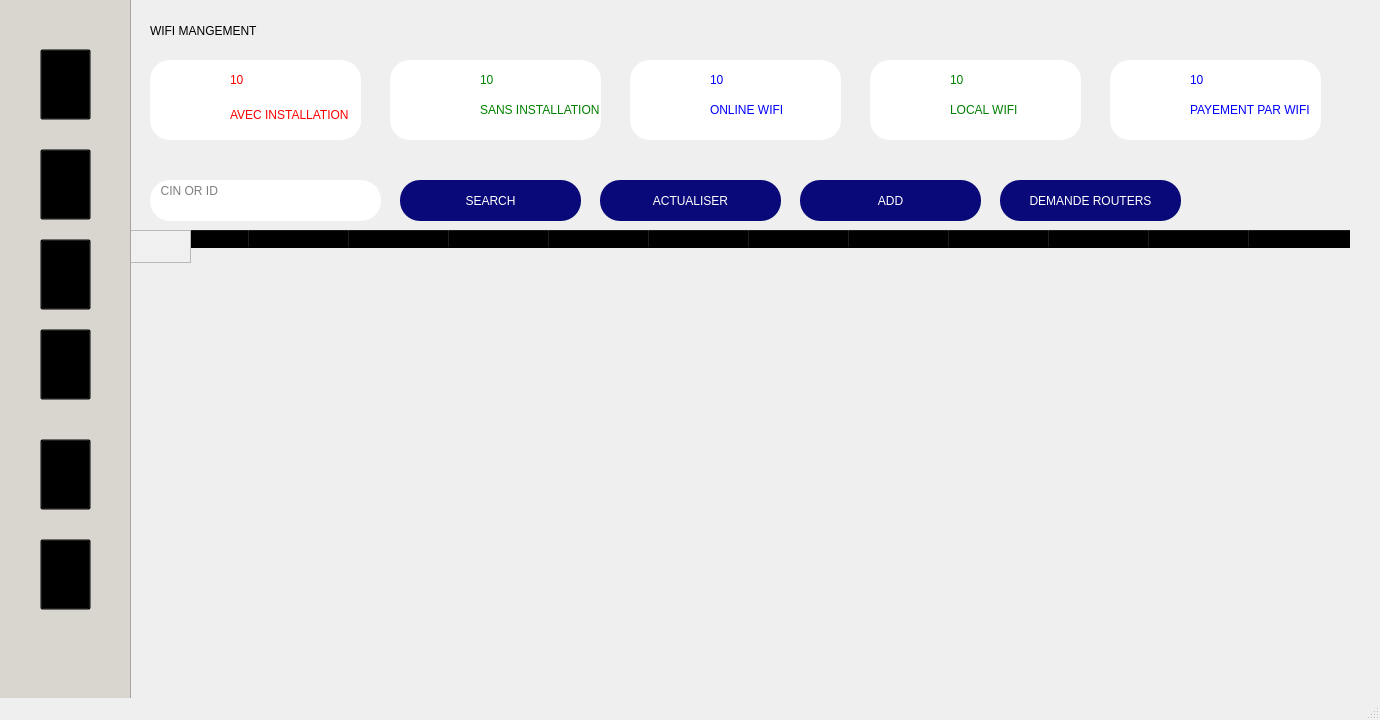
<?xml version="1.0" encoding="UTF-8"?>
<ui version="4.0">
 <class>MainWindow</class>
 <widget class="QMainWindow" name="MainWindow">
  <property name="geometry">
   <rect>
    <x>0</x>
    <y>0</y>
    <width>1380</width>
    <height>720</height>
   </rect>
  </property>
  <property name="minimumSize">
   <size>
    <width>1380</width>
    <height>720</height>
   </size>
  </property>
  <property name="maximumSize">
   <size>
    <width>1380</width>
    <height>720</height>
   </size>
  </property>
  <property name="windowTitle">
   <string>login</string>
  </property>
  <property name="styleSheet">
   <string notr="true"/>
  </property>
  <widget class="QWidget" name="centralwidget">
   <widget class="QTableWidget" name="tableWidget">
    <property name="geometry">
     <rect>
      <x>150</x>
      <y>230</y>
      <width>1231</width>
      <height>451</height>
     </rect>
    </property>
    <property name="styleSheet">
     <string notr="true">background:transparent;
border:none;
font: 75 12pt  &quot;Josefin Sans SemiBold&quot;;</string>
    </property>
    <property name="horizontalScrollBarPolicy">
     <enum>Qt::ScrollBarAlwaysOff</enum>
    </property>
    <column>
     <property name="text">
      <string>id</string>
     </property>
    </column>
    <column>
     <property name="text">
      <string>type</string>
     </property>
    </column>
    <column>
     <property name="text">
      <string>speed</string>
     </property>
    </column>
    <column>
     <property name="text">
      <string>installation</string>
     </property>
    </column>
    <column>
     <property name="text">
      <string>price</string>
     </property>
    </column>
    <column>
     <property name="text">
      <string>frais</string>
     </property>
    </column>
    <column>
     <property name="text">
      <string>cin</string>
     </property>
    </column>
    <column>
     <property name="text">
      <string>nom </string>
     </property>
    </column>
    <column>
     <property name="text">
      <string>prenom</string>
     </property>
    </column>
    <column>
     <property name="text">
      <string>adresse</string>
     </property>
    </column>
    <column>
     <property name="text">
      <string>abonnemt</string>
     </property>
    </column>
    <column>
     <property name="text">
      <string>email</string>
     </property>
    </column>
   </widget>
   <widget class="QPlainTextEdit" name="plainTextEdit">
    <property name="geometry">
     <rect>
      <x>150</x>
      <y>180</y>
      <width>231</width>
      <height>41</height>
     </rect>
    </property>
    <property name="styleSheet">
     <string notr="true">background:white;
color:black;
border-radius: 20px;
font: 63 12pt &quot;Josefin Sans SemiBold&quot;;</string>
    </property>
    <property name="placeholderText">
     <string>  CIN OR ID</string>
    </property>
   </widget>
   <widget class="QPushButton" name="pushButton_12">
    <property name="geometry">
     <rect>
      <x>400</x>
      <y>180</y>
      <width>181</width>
      <height>41</height>
     </rect>
    </property>
    <property name="cursor">
     <cursorShape>PointingHandCursor</cursorShape>
    </property>
    <property name="styleSheet">
     <string notr="true">background:#090979;
font: 75 12pt  &quot;Josefin Sans SemiBold&quot;;
color:white;
border-radius: 20px;</string>
    </property>
    <property name="text">
     <string>SEARCH</string>
    </property>
   </widget>
   <widget class="QPushButton" name="pushButton_13">
    <property name="geometry">
     <rect>
      <x>600</x>
      <y>180</y>
      <width>181</width>
      <height>41</height>
     </rect>
    </property>
    <property name="cursor">
     <cursorShape>PointingHandCursor</cursorShape>
    </property>
    <property name="styleSheet">
     <string notr="true">background:#090979;
font: 75 12pt  &quot;Josefin Sans SemiBold&quot;;
color:white;
border-radius: 20px;</string>
    </property>
    <property name="text">
     <string>ACTUALISER</string>
    </property>
   </widget>
   <widget class="QPushButton" name="pushButton_14">
    <property name="geometry">
     <rect>
      <x>800</x>
      <y>180</y>
      <width>181</width>
      <height>41</height>
     </rect>
    </property>
    <property name="cursor">
     <cursorShape>PointingHandCursor</cursorShape>
    </property>
    <property name="styleSheet">
     <string notr="true">background:#090979;
font: 75 12pt  &quot;Josefin Sans SemiBold&quot;;
color:white;
border-radius: 20px;</string>
    </property>
    <property name="text">
     <string>ADD</string>
    </property>
   </widget>
   <widget class="QPushButton" name="pushButton_15">
    <property name="geometry">
     <rect>
      <x>1000</x>
      <y>180</y>
      <width>181</width>
      <height>41</height>
     </rect>
    </property>
    <property name="cursor">
     <cursorShape>PointingHandCursor</cursorShape>
    </property>
    <property name="styleSheet">
     <string notr="true">background:#090979;
font: 75 12pt  &quot;Josefin Sans SemiBold&quot;;
color:white;
border-radius: 20px;</string>
    </property>
    <property name="text">
     <string>DEMANDE ROUTERS</string>
    </property>
   </widget>
   <widget class="QFrame" name="frame_11">
    <property name="geometry">
     <rect>
      <x>390</x>
      <y>60</y>
      <width>211</width>
      <height>80</height>
     </rect>
    </property>
    <property name="styleSheet">
     <string notr="true">border-radius: 20px;
background: white;
box-shadow:  20px 20px 39px #bebebe,
             -20px -20px 39px #ffffff;</string>
    </property>
    <property name="frameShape">
     <enum>QFrame::StyledPanel</enum>
    </property>
    <property name="frameShadow">
     <enum>QFrame::Raised</enum>
    </property>
    <widget class="QLabel" name="label_21">
     <property name="geometry">
      <rect>
       <x>90</x>
       <y>40</y>
       <width>171</width>
       <height>20</height>
      </rect>
     </property>
     <property name="styleSheet">
      <string notr="true">font: 75 8pt &quot;Josefin Sans SemiBold&quot;;
color:green</string>
     </property>
     <property name="text">
      <string>SANS INSTALLATION</string>
     </property>
    </widget>
    <widget class="QLabel" name="label_31">
     <property name="geometry">
      <rect>
       <x>90</x>
       <y>10</y>
       <width>91</width>
       <height>20</height>
      </rect>
     </property>
     <property name="styleSheet">
      <string notr="true">font: 75 8pt &quot;Josefin Sans SemiBold&quot;;
color:green
</string>
     </property>
     <property name="text">
      <string>10</string>
     </property>
    </widget>
    <widget class="QLabel" name="label_19">
     <property name="geometry">
      <rect>
       <x>20</x>
       <y>0</y>
       <width>61</width>
       <height>81</height>
      </rect>
     </property>
     <property name="styleSheet">
      <string notr="true">image: url(:/newPrefix/375915-200.png);</string>
     </property>
     <property name="text">
      <string/>
     </property>
    </widget>
   </widget>
   <widget class="QFrame" name="frame_12">
    <property name="geometry">
     <rect>
      <x>630</x>
      <y>60</y>
      <width>211</width>
      <height>80</height>
     </rect>
    </property>
    <property name="styleSheet">
     <string notr="true">border-radius: 20px;
background: white;
box-shadow:  20px 20px 39px #bebebe,
             -20px -20px 39px #ffffff;</string>
    </property>
    <property name="frameShape">
     <enum>QFrame::StyledPanel</enum>
    </property>
    <property name="frameShadow">
     <enum>QFrame::Raised</enum>
    </property>
    <widget class="QLabel" name="label_34">
     <property name="geometry">
      <rect>
       <x>80</x>
       <y>10</y>
       <width>91</width>
       <height>20</height>
      </rect>
     </property>
     <property name="styleSheet">
      <string notr="true">font: 75 8pt &quot;Josefin Sans SemiBold&quot;;
color:BLUE</string>
     </property>
     <property name="text">
      <string>10</string>
     </property>
    </widget>
    <widget class="QPushButton" name="pushButton_16">
     <property name="geometry">
      <rect>
       <x>20</x>
       <y>0</y>
       <width>51</width>
       <height>71</height>
      </rect>
     </property>
     <property name="cursor">
      <cursorShape>PointingHandCursor</cursorShape>
     </property>
     <property name="styleSheet">
      <string notr="true">image: url(:/newPrefix/pc.png);
background:transparent</string>
     </property>
     <property name="text">
      <string/>
     </property>
    </widget>
    <widget class="QLabel" name="label_41">
     <property name="geometry">
      <rect>
       <x>80</x>
       <y>40</y>
       <width>171</width>
       <height>20</height>
      </rect>
     </property>
     <property name="styleSheet">
      <string notr="true">font: 75 8pt &quot;Josefin Sans SemiBold&quot;;
color:blue
</string>
     </property>
     <property name="text">
      <string>ONLINE WIFI</string>
     </property>
    </widget>
   </widget>
   <widget class="QFrame" name="frame_3">
    <property name="geometry">
     <rect>
      <x>150</x>
      <y>60</y>
      <width>211</width>
      <height>80</height>
     </rect>
    </property>
    <property name="styleSheet">
     <string notr="true">border-radius: 20px;
background: white;
box-shadow:  20px 20px 39px #bebebe,
             -20px -20px 39px #ffffff;</string>
    </property>
    <property name="frameShape">
     <enum>QFrame::StyledPanel</enum>
    </property>
    <property name="frameShadow">
     <enum>QFrame::Raised</enum>
    </property>
    <widget class="QLabel" name="label_27">
     <property name="geometry">
      <rect>
       <x>10</x>
       <y>0</y>
       <width>61</width>
       <height>81</height>
      </rect>
     </property>
     <property name="styleSheet">
      <string notr="true">image: url(:/newPrefix/7108699.png);</string>
     </property>
     <property name="text">
      <string/>
     </property>
    </widget>
    <widget class="QLabel" name="label_29">
     <property name="geometry">
      <rect>
       <x>80</x>
       <y>10</y>
       <width>91</width>
       <height>20</height>
      </rect>
     </property>
     <property name="styleSheet">
      <string notr="true">font: 75 8pt &quot;Josefin Sans SemiBold&quot;;
color:red
</string>
     </property>
     <property name="text">
      <string>10</string>
     </property>
    </widget>
    <widget class="QLabel" name="label_40">
     <property name="geometry">
      <rect>
       <x>80</x>
       <y>45</y>
       <width>171</width>
       <height>20</height>
      </rect>
     </property>
     <property name="styleSheet">
      <string notr="true">font: 75 8pt &quot;Josefin Sans SemiBold&quot;;
color:red
</string>
     </property>
     <property name="text">
      <string>AVEC INSTALLATION</string>
     </property>
    </widget>
   </widget>
   <widget class="QFrame" name="frame_14">
    <property name="geometry">
     <rect>
      <x>1110</x>
      <y>60</y>
      <width>211</width>
      <height>80</height>
     </rect>
    </property>
    <property name="styleSheet">
     <string notr="true">border-radius: 20px;
background: white;
box-shadow:  20px 20px 39px #bebebe,
             -20px -20px 39px #ffffff;</string>
    </property>
    <property name="frameShape">
     <enum>QFrame::StyledPanel</enum>
    </property>
    <property name="frameShadow">
     <enum>QFrame::Raised</enum>
    </property>
    <widget class="QPushButton" name="pushButton_17">
     <property name="geometry">
      <rect>
       <x>10</x>
       <y>10</y>
       <width>61</width>
       <height>61</height>
      </rect>
     </property>
     <property name="cursor">
      <cursorShape>ArrowCursor</cursorShape>
     </property>
     <property name="styleSheet">
      <string notr="true">background:transparent</string>
     </property>
     <property name="text">
      <string/>
     </property>
    </widget>
    <widget class="QLabel" name="label_13">
     <property name="geometry">
      <rect>
       <x>80</x>
       <y>10</y>
       <width>91</width>
       <height>20</height>
      </rect>
     </property>
     <property name="styleSheet">
      <string notr="true">font: 75 8pt &quot;Josefin Sans SemiBold&quot;;
color:blue</string>
     </property>
     <property name="text">
      <string>10</string>
     </property>
    </widget>
    <widget class="QLabel" name="label_17">
     <property name="geometry">
      <rect>
       <x>80</x>
       <y>40</y>
       <width>171</width>
       <height>20</height>
      </rect>
     </property>
     <property name="styleSheet">
      <string notr="true">font: 75 8pt &quot;Josefin Sans SemiBold&quot;;
color:blue</string>
     </property>
     <property name="text">
      <string>PAYEMENT PAR WIFI</string>
     </property>
    </widget>
    <widget class="QLabel" name="label_16">
     <property name="geometry">
      <rect>
       <x>10</x>
       <y>0</y>
       <width>61</width>
       <height>81</height>
      </rect>
     </property>
     <property name="styleSheet">
      <string notr="true">image: url(:/newPrefix/salary.png);</string>
     </property>
     <property name="text">
      <string/>
     </property>
    </widget>
   </widget>
   <widget class="QFrame" name="frame_13">
    <property name="geometry">
     <rect>
      <x>870</x>
      <y>60</y>
      <width>211</width>
      <height>80</height>
     </rect>
    </property>
    <property name="styleSheet">
     <string notr="true">border-radius: 20px;
background: white;
box-shadow:  20px 20px 39px #bebebe,
             -20px -20px 39px #ffffff;</string>
    </property>
    <property name="frameShape">
     <enum>QFrame::StyledPanel</enum>
    </property>
    <property name="frameShadow">
     <enum>QFrame::Raised</enum>
    </property>
    <widget class="QPushButton" name="pushButton_18">
     <property name="geometry">
      <rect>
       <x>20</x>
       <y>0</y>
       <width>51</width>
       <height>71</height>
      </rect>
     </property>
     <property name="cursor">
      <cursorShape>PointingHandCursor</cursorShape>
     </property>
     <property name="styleSheet">
      <string notr="true">image: url(:/newPrefix/store.png);
background:transparent</string>
     </property>
     <property name="text">
      <string/>
     </property>
    </widget>
    <widget class="QLabel" name="label_20">
     <property name="geometry">
      <rect>
       <x>80</x>
       <y>40</y>
       <width>101</width>
       <height>20</height>
      </rect>
     </property>
     <property name="styleSheet">
      <string notr="true">font: 75 8pt &quot;Josefin Sans SemiBold&quot;;
color:green</string>
     </property>
     <property name="text">
      <string>LOCAL WIFI</string>
     </property>
    </widget>
    <widget class="QLabel" name="label_33">
     <property name="geometry">
      <rect>
       <x>80</x>
       <y>10</y>
       <width>91</width>
       <height>20</height>
      </rect>
     </property>
     <property name="styleSheet">
      <string notr="true">font: 75 8pt &quot;Josefin Sans SemiBold&quot;;
color:green
</string>
     </property>
     <property name="text">
      <string>10</string>
     </property>
    </widget>
   </widget>
   <widget class="QFrame" name="frame_4">
    <property name="geometry">
     <rect>
      <x>130</x>
      <y>230</y>
      <width>61</width>
      <height>33</height>
     </rect>
    </property>
    <property name="styleSheet">
     <string notr="true">background-color: rgb(240, 240, 240);</string>
    </property>
    <property name="frameShape">
     <enum>QFrame::StyledPanel</enum>
    </property>
    <property name="frameShadow">
     <enum>QFrame::Raised</enum>
    </property>
   </widget>
   <widget class="QLabel" name="label_5">
    <property name="geometry">
     <rect>
      <x>150</x>
      <y>0</y>
      <width>441</width>
      <height>61</height>
     </rect>
    </property>
    <property name="styleSheet">
     <string notr="true">font: 63 20pt &quot;Josefin Sans SemiBold&quot;;
color:black;
border:none;
</string>
    </property>
    <property name="text">
     <string>WIFI MANGEMENT</string>
    </property>
   </widget>
   <widget class="QFrame" name="frame_19">
    <property name="geometry">
     <rect>
      <x>-50</x>
      <y>-1</y>
      <width>181</width>
      <height>801</height>
     </rect>
    </property>
    <property name="styleSheet">
     <string notr="true">background-color:rgb(217, 214, 207)</string>
    </property>
    <property name="frameShape">
     <enum>QFrame::StyledPanel</enum>
    </property>
    <property name="frameShadow">
     <enum>QFrame::Raised</enum>
    </property>
    <widget class="QPushButton" name="pushButton_6">
     <property name="geometry">
      <rect>
       <x>90</x>
       <y>540</y>
       <width>51</width>
       <height>71</height>
      </rect>
     </property>
     <property name="cursor">
      <cursorShape>PointingHandCursor</cursorShape>
     </property>
     <property name="styleSheet">
      <string notr="true">image: url(:/newPrefix/56805.png);
background:transparent</string>
     </property>
     <property name="text">
      <string/>
     </property>
    </widget>
    <widget class="QPushButton" name="pushButton">
     <property name="geometry">
      <rect>
       <x>90</x>
       <y>50</y>
       <width>51</width>
       <height>71</height>
      </rect>
     </property>
     <property name="cursor">
      <cursorShape>PointingHandCursor</cursorShape>
     </property>
     <property name="styleSheet">
      <string notr="true">
image: url(:/newPrefix/0b92c1ba5ae239c314ba2ec1dab936ec.png);
background:transparent</string>
     </property>
     <property name="text">
      <string/>
     </property>
    </widget>
    <widget class="QPushButton" name="pushButton_5">
     <property name="geometry">
      <rect>
       <x>90</x>
       <y>440</y>
       <width>51</width>
       <height>71</height>
      </rect>
     </property>
     <property name="cursor">
      <cursorShape>PointingHandCursor</cursorShape>
     </property>
     <property name="styleSheet">
      <string notr="true">image: url(:/newPrefix/rapport.png);
background:transparent</string>
     </property>
     <property name="text">
      <string/>
     </property>
    </widget>
    <widget class="QPushButton" name="pushButton_3">
     <property name="geometry">
      <rect>
       <x>90</x>
       <y>240</y>
       <width>51</width>
       <height>71</height>
      </rect>
     </property>
     <property name="cursor">
      <cursorShape>PointingHandCursor</cursorShape>
     </property>
     <property name="styleSheet">
      <string notr="true">image: url(:/newPrefix/5602f7afac47bbda37db1e1dd9de469f.png);
background:transparent</string>
     </property>
     <property name="text">
      <string/>
     </property>
    </widget>
    <widget class="QPushButton" name="pushButton_4">
     <property name="geometry">
      <rect>
       <x>90</x>
       <y>330</y>
       <width>51</width>
       <height>71</height>
      </rect>
     </property>
     <property name="cursor">
      <cursorShape>PointingHandCursor</cursorShape>
     </property>
     <property name="styleSheet">
      <string notr="true">image: url(:/newPrefix/logo-wifi-png-for-download--7.png);
background:transparent</string>
     </property>
     <property name="text">
      <string/>
     </property>
    </widget>
    <widget class="QPushButton" name="pushButton_2">
     <property name="geometry">
      <rect>
       <x>90</x>
       <y>150</y>
       <width>51</width>
       <height>71</height>
      </rect>
     </property>
     <property name="cursor">
      <cursorShape>PointingHandCursor</cursorShape>
     </property>
     <property name="styleSheet">
      <string notr="true">image: url(:/newPrefix/free-user-group-icon-296-thumb.png);
background:transparent</string>
     </property>
     <property name="text">
      <string/>
     </property>
    </widget>
   </widget>
  </widget>
  <widget class="QStatusBar" name="statusbar"/>
 </widget>
 <resources>
  <include location="total.qrc"/>
 </resources>
 <connections/>
</ui>
